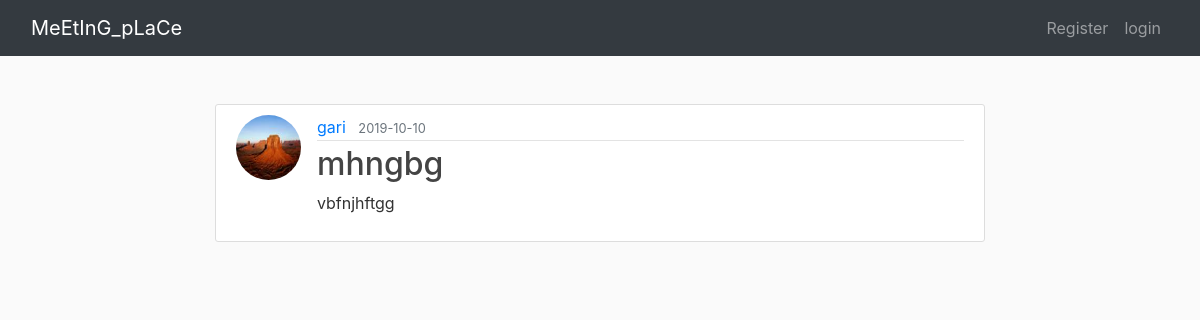
/post/1, run on the app's committed database.
### application/models.py (models this page shows, shortened)
class User(db.Model, UserMixin):
    id = db.Column(db.Integer, primary_key=True)
    username = db.Column(db.String(25), unique=True, nullable=False)
    email = db.Column(db.String(120), unique=True, nullable=False)
    image_file = db.Column(db.String(20), nullable=False, default='default.jpg')
    password = db.Column(db.String(60), nullable=False)
    posts = db.relationship('Post', backref='author', lazy=True)

class Post(db.Model):
    id = db.Column(db.Integer, primary_key=True)
    title = db.Column(db.String(100), nullable=False)
    date_posted = db.Column(db.DateTime, nullable=False, default=datetime.utcnow)
    content = db.Column(db.Text, nullable=False)
    user_id = db.Column(db.Integer, db.ForeignKey('user.id'), nullable=False)

### application/routes.py (the view)
@app.route("/post/<int:post_id>")
def post(post_id):
    post = Post.query.get_or_404(post_id)
    return render_template('post.html', title=post.title, post=post)

### application/templates/post.html (shortened to what this page needs)
{% extends "layout.html" %}
{% block content %}
  <article class="media content-section">
    <img class="rounded-circle article-img" src="{{ url_for('static', filename='profile_pics/' + post.author.image_file) }}">
    <div class="media-body">
      <div class="article-metadata">
        <a class="mr-2" href="#">{{ post.author.username }}</a>
        <small class="text-muted">{{ post.date_posted.strftime('%Y-%m-%d') }}</small>
      </div>
      <h2 class="article-title">{{ post.title }}</h2>
      <p class="article-content">{{ post.content }}</p>
    </div>
  </article>
{% endblock content %}

### application/static/main.css (style rules this page uses)
body { background: #fafafa; color: #333333; }
h1, h2, h3, h4, h5, h6 { color: #444444; }
.content-section { background: #ffffff; padding: 10px 20px; border: 1px solid #dddddd; border-radius: 3px; margin-bottom: 20px; }
.article-title { color: #444444; }
.article-content { white-space: pre-line; }
.article-img { height: 65px; width: 65px; margin-right: 16px; }
.article-metadata { padding-bottom: 1px; margin-bottom: 4px; border-bottom: 1px solid #e3e3e3 }

### data on the page
User: image_file (picture), author.username "gari"
Post: date_posted "2019-10-10", title "mhngbg", content "vbfnjhftgg"
